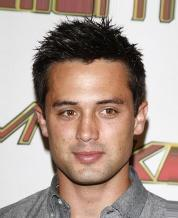
#> input picture hw6_release/face/000007.jpg, 178 x 218 px, given as the content of the folder faces/train, which was not available
$ python test.py   (older library calls are emulated)
#> lines starting #> are read from the running program, lines starting #| are printed output that depends on the picture; pictures that were not available may be replaced by others from this repository, and a replacement may not be noted
### hw6_release/utils_knn.py
"""Utilities for downloading the face dataset.
"""

import os

import numpy as np
from skimage import io
from skimage import img_as_float


def load_dataset(data_dir, train=True, as_gray=False, shuffle=True, seed=131):
    """ Load faces dataset

    The face dataset for CS131 assignment.
    The directory containing the dataset has the following structure:

        faces/
            train/
                angelina jolie/
                ...
            test/
                angelina jolie/
                ...

    Args:
        data_dir: Directory containing the face datset.
        train: If True, load training data. Load test data otherwise.
        as_grey: If True, open images as grayscale.
        shuffle: shuffle dataset
        seed: use this random seed to shuffle the dataset

    Returns:
        X: array of N images (N, 64, 64, 3)
        y: array of class labels (N,)
        class_names: list of class names (string)
    """
    y = []
    X = []
    class_names = []

    if train:
        data_dir = os.path.join(data_dir, 'train')
    else:
        data_dir = os.path.join(data_dir, 'test')

    for i, cls in enumerate(sorted(os.listdir(data_dir))):
        for img_file in sorted(os.listdir(os.path.join(data_dir, cls))):
            img_path = os.path.join(data_dir, cls, img_file)
            img = img_as_float(io.imread(img_path, as_gray=as_gray))
            X.append(img)
            y.append(i)
        class_names.append(cls)

    # Convert list of imgs and labels into array
    X = np.array(X)
    y = np.array(y)

    if shuffle:
        idxs = np.arange(len(y))
        np.random.seed(seed)
        np.random.shuffle(idxs)
        X = X[idxs]
        y = y[idxs]

    return np.array(X), np.array(y), class_names

### hw6_release/k_nearest_neighbor.py
import numpy as np


def compute_distances(X1, X2):
    """Compute the L2 distance between each point in X1 and each point in X2.
    It's possible to vectorize the computation entirely (i.e. not use any loop).

    Args:
        X1: numpy array of shape (M, D) normalized along axis=1
        X2: numpy array of shape (N, D) normalized along axis=1

    Returns:
        dists: numpy array of shape (M, N) containing the L2 distances.
    """
    M = X1.shape[0]
    N = X2.shape[0]
    assert X1.shape[1] == X2.shape[1]

    dists = np.zeros((M, N))

    # YOUR CODE HERE
    # Compute the L2 distance between all X1 features and X2 features.
    # Don't use any for loop, and store the result in dists.
    #
    # You should implement this function using only basic array operations;
    # in particular you should not use functions from scipy.
    #
    # HINT: Try to formulate the l2 distance using matrix multiplication

    dists = np.reshape(np.sum(X1**2, axis=1),
            [M, 1]) + np.sum(X2**2, axis=1) \
            - 2 * np.matmul(X1, X2.T)

    dists = np.sqrt(dists)


    pass
    # END YOUR CODE

    assert dists.shape == (M, N), "dists should have shape (M, N), got %s" % dists.shape

    return dists


# [106 lines left out: functions predict_labels, split_folds, not called in this run]

### hw6_release/test.py
from __future__ import print_function
import random
import numpy as np
import matplotlib.pyplot as plt
import matplotlib.patches as patches
from skimage import io
from skimage.feature import hog
from skimage import data, color, exposure
from skimage.transform import rescale, resize, downscale_local_mean
import glob, os
import fnmatch
import time

import warnings
warnings.filterwarnings('ignore')

from detection import *
from visualization import *
from utils import *

from utils_knn import load_dataset

X_train, y_train, classes_train = load_dataset('faces', train=True, as_gray=True)
#> in load_dataset, `img = img_as_float(io.imread(img_path, as_gray=as_gray))`:
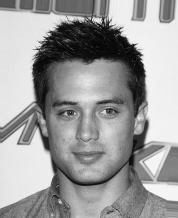
#> img: shape (218, 178) float64; min 0.000833, max 1, mean 0.614
#> y_train = [0]; classes_train = ['000007.jpg']
X_test, y_test, classes_test = load_dataset('faces', train=False, as_gray=True)
#> y_test = [0]; classes_test = ['000007.jpg']

assert classes_train == classes_test
classes = classes_train
#> classes = ['000007.jpg']

# Flatten the image data into rows
# we now have one 4096 dimensional featue vector for each example
X_train_flat = np.reshape(X_train, (X_train.shape[0], -1))
X_test_flat = np.reshape(X_test, (X_test.shape[0], -1))

from k_nearest_neighbor import compute_distances

# Step 1: compute the distances between all features from X_train and from X_test
dists = compute_distances(X_test_flat, X_train_flat)
#> in compute_distances, `dists = np.reshape(np.sum(X1**2, axis=1), [M, 1]) + np.sum(X2**2, axis..`: dists = [3.64e-11]
#> in compute_distances, `dists = np.sqrt(dists)`: dists = [6.03e-06]
#> dists = [6.03e-06]
#> (the run stopped early here; a loop or call above may not have finished)

$ run again, on hw6_release/face/000011.jpg
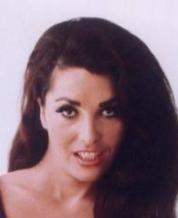
#> input picture hw6_release/face/000011.jpg, 178 x 218 px, given as the content of the folder faces/train, which was not available
#> in load_dataset, `img = img_as_float(io.imread(img_path, as_gray=as_gray))`:
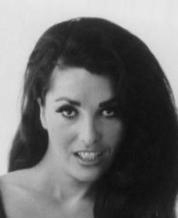
#> img: shape (218, 178) float64; min 0.0521, max 0.918, mean 0.434
#> y_train = [0]; classes_train = ['000011.jpg']
#> y_test = [0]; classes_test = ['000011.jpg']
#> in compute_distances, `dists = np.reshape(np.sum(X1**2, axis=1), [M, 1]) + np.sum(X2**2, axis..`: dists = [2.18e-11]
#> in compute_distances, `dists = np.sqrt(dists)`: dists = [4.67e-06]

$ run again, on hw6_release/face/000012.jpg
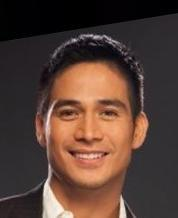
#> input picture hw6_release/face/000012.jpg, 178 x 218 px, given as the content of the folder faces/train, which was not available
#> in load_dataset, `img = img_as_float(io.imread(img_path, as_gray=as_gray))`:
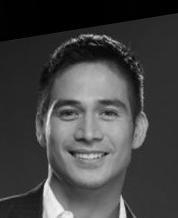
#> img: shape (218, 178) float64; min 0, max 0.969, mean 0.263
#> y_train = [0]; classes_train = ['000012.jpg']
#> y_test = [0]; classes_test = ['000012.jpg']
#> in compute_distances, `dists = np.reshape(np.sum(X1**2, axis=1), [M, 1]) + np.sum(X2**2, axis..`: dists = [-1.64e-11]
#> in compute_distances, `dists = np.sqrt(dists)`: dists = [nan]

$ run again, on hw6_release/face/000013.jpg
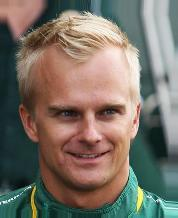
#> input picture hw6_release/face/000013.jpg, 178 x 218 px, given as the content of the folder faces/train, which was not available
#> in load_dataset, `img = img_as_float(io.imread(img_path, as_gray=as_gray))`:
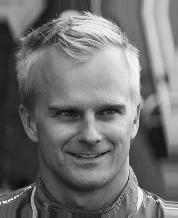
#> img: shape (218, 178) float64; min 0.0272, max 0.997, mean 0.449
#> y_train = [0]; classes_train = ['000013.jpg']
#> y_test = [0]; classes_test = ['000013.jpg']
#> `dists = compute_distances(X_test_flat, X_train_flat)`: dists = [0]
